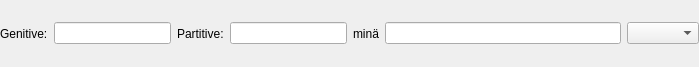
<ui version="4.0" >
 <class>EditExt_fi</class>
 <widget class="QWidget" name="EditExt_fi" >
  <property name="geometry" >
   <rect>
    <x>0</x>
    <y>0</y>
    <width>699</width>
    <height>67</height>
   </rect>
  </property>
  <property name="windowTitle" >
   <string>Form</string>
  </property>
  <layout class="QHBoxLayout" >
   <property name="margin" >
    <number>0</number>
   </property>
   <property name="spacing" >
    <number>6</number>
   </property>
   <item>
    <widget class="QFrame" name="frmDecl" >
     <property name="frameShape" >
      <enum>QFrame::NoFrame</enum>
     </property>
     <property name="frameShadow" >
      <enum>QFrame::Plain</enum>
     </property>
     <property name="lineWidth" >
      <number>0</number>
     </property>
     <layout class="QHBoxLayout" >
      <property name="margin" >
       <number>0</number>
      </property>
      <property name="spacing" >
       <number>6</number>
      </property>
      <item>
       <widget class="QLabel" name="lbGenitive" >
        <property name="text" >
         <string>Genitive:</string>
        </property>
       </widget>
      </item>
      <item>
       <widget class="QLineEdit" name="leGenitive" />
      </item>
      <item>
       <widget class="QLabel" name="lbPartitive" >
        <property name="text" >
         <string>Partitive:</string>
        </property>
       </widget>
      </item>
      <item>
       <widget class="QLineEdit" name="lePartitive" />
      </item>
     </layout>
    </widget>
   </item>
   <item>
    <widget class="QFrame" name="frmConj" >
     <property name="frameShape" >
      <enum>QFrame::NoFrame</enum>
     </property>
     <property name="frameShadow" >
      <enum>QFrame::Plain</enum>
     </property>
     <property name="lineWidth" >
      <number>0</number>
     </property>
     <layout class="QHBoxLayout" >
      <property name="margin" >
       <number>0</number>
      </property>
      <property name="spacing" >
       <number>6</number>
      </property>
      <item>
       <widget class="QLabel" name="lbFirstPersSg" >
        <property name="text" >
         <string>minä</string>
        </property>
       </widget>
      </item>
      <item>
       <widget class="QLineEdit" name="leFirstPersSg" />
      </item>
      <item>
       <widget class="QComboBox" name="cboxConjClass" />
      </item>
     </layout>
    </widget>
   </item>
  </layout>
 </widget>
 <resources/>
 <connections/>
</ui>
